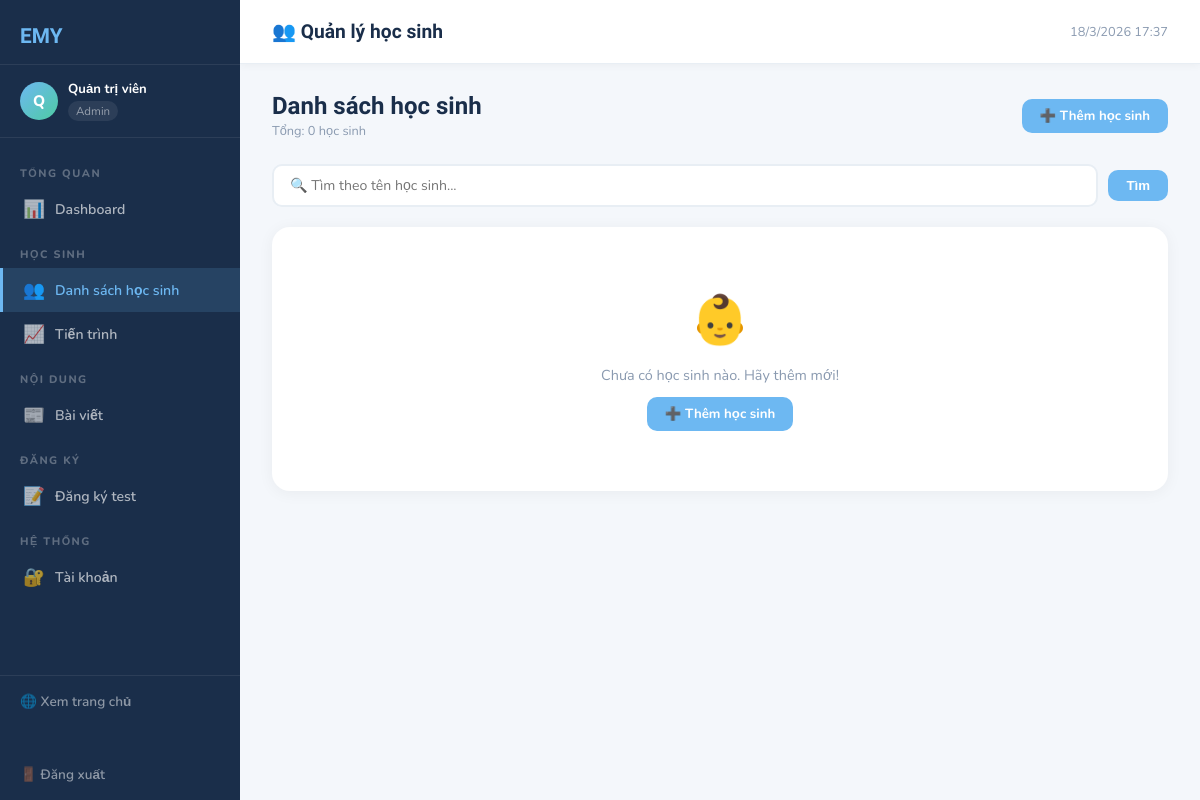
Page /admin/hoc-sinh (signed in) on the committed database.
### models.py (models this page shows)
class User(UserMixin, db.Model):
    __tablename__ = 'users'
    id            = db.Column(db.Integer, primary_key=True)
    fullname      = db.Column(db.String(100), nullable=False)
    email         = db.Column(db.String(120), unique=True, nullable=False)
    password_hash = db.Column(db.String(200), nullable=False)
    role          = db.Column(db.String(20), default='teacher')
    avatar        = db.Column(db.String(200), default='default.png')
    is_active     = db.Column(db.Boolean, default=True)
    created_at    = db.Column(db.DateTime, default=datetime.utcnow)

### routes.py (the view)
@admin_bp.route('/hoc-sinh')
@login_required
def students():
    search   = request.args.get('q','')
    query    = Student.query
    if search: query = query.filter(Student.fullname.ilike(f'%{search}%'))
    students = query.order_by(Student.enrolled_at.desc()).all()
    teachers = User.query.filter_by(role='teacher',is_active=True).all()
    return render_template('admin/students.html', students=students, teachers=teachers, search=search)

### app.py (called while the page is built)
@login_manager.user_loader
def load_user(user_id):
    return User.query.get(int(user_id))

### templates/admin/students.html (shortened to what this page needs)
{% extends 'admin/base_admin.html' %}
{% block page_title %}👥 Quản lý học sinh{% endblock %}
{% block content %}
<div class="page-header">
  <div>
    <h2>Danh sách học sinh</h2>
    <div class="breadcrumb">Tổng: {{ students|length }} học sinh</div>
  </div>
  <a href="{{ url_for('admin.add_student') }}" class="btn btn-primary">➕ Thêm học sinh</a>
</div>
<form method="GET" class="search-bar">
  <input class="search-input" type="text" name="q" value="{{ search }}" placeholder="🔍 Tìm theo tên học sinh...">
  <button type="submit" class="btn btn-primary">Tìm</button>
</form>
<div class="card">
  <div class="card-body">
    {% if students %}
    <div class="table-wrap">
      <table>
        <thead>
          <tr>
            <th>#</th>
            <th>Học sinh</th>
            <th>Chẩn đoán</th>
            <th>Phụ huynh</th>
            <th>Giáo viên phụ trách</th>
            <th>Trạng thái</th>
            <th>Thao tác</th>
          </tr>
        </thead>
        <tbody>
          {% for s in students %}
          <tr>
            <td style="color:#8a9ab0">{{ loop.index }}</td>
            <td>
              <strong>{{ s.fullname }}</strong><br>
              <small style="color:#8a9ab0">
                {% if s.dob %}{{ s.dob.strftime('%d/%m/%Y') }}{% else %}Chưa có ngày sinh{% endif %}
                · {{ 'Nam' if s.gender == 'male' else 'Nữ' if s.gender == 'female' else '—' }}
              </small>
            </td>
            <td>{{ s.diagnosis or '—' }}</td>
            <td>
              {{ s.parent_name or '—' }}<br>
              <small style="color:#8a9ab0">{{ s.parent_phone or '' }}</small>
            </td>
            <td>{{ s.teacher.fullname if s.teacher else '—' }}</td>
            <td><span class="badge badge-{{ s.status }}">{{ 'Đang học' if s.status == 'active' else 'Nghỉ' }}</span></td>
            <td>
              <div style="display:flex; gap:6px">
                <a href="{{ url_for('admin.student_progress', student_id=s.id) }}" class="btn btn-secondary btn-sm">📈</a>
                <a href="{{ url_for('admin.edit_student', id=s.id) }}" class="btn btn-primary btn-sm">✏️</a>
                {% if current_user.role == 'admin' %}
                <form method="POST" action="{{ url_for('admin.delete_student', id=s.id) }}"
                      onsubmit="return confirm('Xóa học sinh {{ s.fullname }}?')">
                  <button type="submit" class="btn btn-danger btn-sm">🗑️</button>
                </form>
                {% endif %}
              </div>
            </td>
          </tr>
          {% endfor %}
        </tbody>
      </table>
    </div>
    {% else %}
    <div class="empty-state">
      <div class="empty-icon">👶</div>
      <p>{% if search %}Không tìm thấy học sinh nào.{% else %}Chưa có học sinh nào. Hãy thêm mới!{% endif %}</p>
      <a href="{{ url_for('admin.add_student') }}" class="btn btn-primary" style="margin-top:12px">➕ Thêm học sinh</a>
    </div>
    {% endif %}
  </div>
</div>
{% endblock %}

### templates/admin/base_admin.html (shortened to what this page needs)
{% extends 'base.html' %}
{% block body %}
<div class="admin-wrap">
  <aside class="sidebar">
    <a href="{{ url_for('admin.dashboard') }}" class="sidebar-logo">EMY </a>
    <div class="sidebar-user">
      <div class="sidebar-avatar">{{ current_user.fullname[0] }}</div>
      <div>
        <div class="sidebar-uname">{{ current_user.fullname }}</div>
        <span class="sidebar-urole">{{ 'Admin' if current_user.role == 'admin' else 'Giáo viên' }}</span>
      </div>
    </div>
    <nav class="sidebar-nav">
      <div class="nav-section">Tổng quan</div>
      <a href="{{ url_for('admin.dashboard') }}"
         class="nav-link {{ 'active' if request.endpoint == 'admin.dashboard' }}">
        <span class="icon">📊</span> Dashboard
      </a>
      <div class="nav-section">Học sinh</div>
      <a href="{{ url_for('admin.students') }}"
         class="nav-link {{ 'active' if 'student' in request.endpoint }}">
        <span class="icon">👥</span> Danh sách học sinh
      </a>
      <a href="{{ url_for('admin.progress') }}"
         class="nav-link {{ 'active' if 'progress' in request.endpoint }}">
        <span class="icon">📈</span> Tiến trình
      </a>
      <div class="nav-section">Nội dung</div>
      <a href="{{ url_for('admin.posts') }}"
         class="nav-link {{ 'active' if 'post' in request.endpoint }}">
        <span class="icon">📰</span> Bài viết
      </a>
      <div class="nav-section">Đăng ký</div>
      <a href="{{ url_for('admin.registrations') }}"
         class="nav-link {{ 'active' if 'registration' in request.endpoint }}">
        <span class="icon">📝</span> Đăng ký test
      </a>
      {% if current_user.role == 'admin' %}
      <div class="nav-section">Hệ thống</div>
      <a href="{{ url_for('admin.accounts') }}"
         class="nav-link {{ 'active' if 'account' in request.endpoint }}">
        <span class="icon">🔐</span> Tài khoản
      </a>
      {% endif %}
    </nav>
    <div class="sidebar-footer">
      <a href="{{ url_for('public.index') }}" class="logout-btn" style="margin-bottom:10px">
        🌐 Xem trang chủ
      </a><br><br>
      <a href="{{ url_for('auth.logout') }}" class="logout-btn">
        🚪 Đăng xuất
      </a>
    </div>
  </aside>
  <div class="main-content">
    <div class="topbar">
      <div class="topbar-title">{% block page_title %}Dashboard{% endblock %}</div>
      <div class="topbar-right">
        <span class="topbar-time" id="clock"></span>
      </div>
    </div>
    <div class="page-body">
      {% block content %}{% endblock %}
    </div>
  </div>
</div>
{% endblock %}

### templates/base.html (style rules this page uses)
:root { --sky:#6DB8F2; --mint:#4ECBA3; --sun:#FFD166; --coral:#FF7F7F; --lav:#B89EE8; --cream:#FFF9F0; --deep:#1A2E4A; --soft:#EAF4FF; --white:#ffffff; --sidebar-w: 240px; }
* { margin:0;padding:0;box-sizing:border-box; }
body { font-family:'Nunito',sans-serif;background:#f4f7fb;color:var(--deep); }

### templates/admin/base_admin.html (style rules this page uses)
:root { --sidebar-w:240px; }
.admin-wrap { display:flex; min-height:100vh; }
.sidebar { width:var(--sidebar-w); background:var(--deep); position:fixed; top:0; left:0; height:100vh; display:flex; flex-direction:column; overflow-y:auto; z-index:50; }
.sidebar-logo { padding:24px 20px 16px; font-family:'Baloo 2',cursive; font-size:1.3rem; font-weight:800; color:var(--sky); text-decoration:none; display:flex; align-items:center; gap:8px; border-bottom:1px solid rgba(255,255,255,.08); }
.sidebar-user { padding:16px 20px; border-bottom:1px solid rgba(255,255,255,.08); display:flex; align-items:center; gap:10px; }
.sidebar-avatar { width:38px; height:38px; border-radius:50%; background:linear-gradient(135deg,var(--sky),var(--mint)); display:flex; align-items:center; justify-content:center; font-weight:800; color:#fff; font-size:.95rem; flex-shrink:0; }
.sidebar-uname { font-size:.82rem; font-weight:700; color:#fff; line-height:1.3; }
.sidebar-urole { font-size:.72rem; color:rgba(255,255,255,.5); background:rgba(255,255,255,.08); padding:2px 8px; border-radius:20px; margin-top:3px; display:inline-block; }
.sidebar-nav { flex:1; padding:12px 0; }
.nav-section { padding:16px 20px 6px; font-size:.68rem; font-weight:800; letter-spacing:1.5px; color:rgba(255,255,255,.3); text-transform:uppercase; }
.nav-link { display:flex; align-items:center; gap:10px; padding:10px 20px; color:rgba(255,255,255,.65); text-decoration:none; font-size:.88rem; font-weight:600; transition:all .2s; border-left:3px solid transparent; }
.nav-link.active { background:rgba(109,184,242,.15); color:var(--sky); border-left-color:var(--sky); }
.nav-link .icon { font-size:1.1rem; width:22px; text-align:center; }
.sidebar-footer { padding:16px 20px; border-top:1px solid rgba(255,255,255,.08); }
.logout-btn { display:flex; align-items:center; gap:10px; color:rgba(255,255,255,.5); text-decoration:none; font-size:.85rem; font-weight:600; transition:color .2s; }
.main-content { margin-left:var(--sidebar-w); flex:1; display:flex; flex-direction:column; min-height:100vh; }
.topbar { background:#fff; padding:0 32px; height:64px; display:flex; align-items:center; justify-content:space-between; border-bottom:1px solid #e8eef4; position:sticky; top:0; z-index:40; box-shadow:0 2px 8px rgba(0,0,0,.04); }
.topbar-title { font-family:'Baloo 2',cursive; font-size:1.2rem; font-weight:700; }
.topbar-right { display:flex; align-items:center; gap:12px; }
.topbar-time { font-size:.8rem; color:#8a9ab0; }
.page-body { padding:28px 32px; flex:1; }
.card { background:#fff; border-radius:18px; box-shadow:0 2px 16px rgba(0,0,0,.05); overflow:hidden; }
.card-body { padding:0; }
.btn { padding:8px 18px; border-radius:10px; font-weight:700; font-size:.83rem; border:none; cursor:pointer; text-decoration:none; display:inline-flex; align-items:center; gap:6px; transition:all .2s; }
.btn-primary { background:var(--sky); color:#fff; }
.page-header { display:flex; align-items:center; justify-content:space-between; margin-bottom:24px; }
.page-header h2 { font-family:'Baloo 2',cursive; font-size:1.5rem; font-weight:800; }
.breadcrumb { font-size:.8rem; color:#8a9ab0; margin-top:2px; }
.search-bar { display:flex; gap:10px; align-items:center; margin-bottom:20px; }
.search-input { flex:1; padding:10px 16px; border-radius:10px; border:2px solid #e8eef4; font-family:'Nunito',sans-serif; font-size:.88rem; outline:none; transition:border-color .2s; }
.empty-state { text-align:center; padding:60px 20px; color:#8a9ab0; }
.empty-state .empty-icon { font-size:3rem; margin-bottom:12px; }
.empty-state p { font-size:.9rem; }

### rows in the picture
User: fullname "Q", fullname "Quản trị viên", role "Admin"

### other values in the picture
{{ students|length }} "0"
